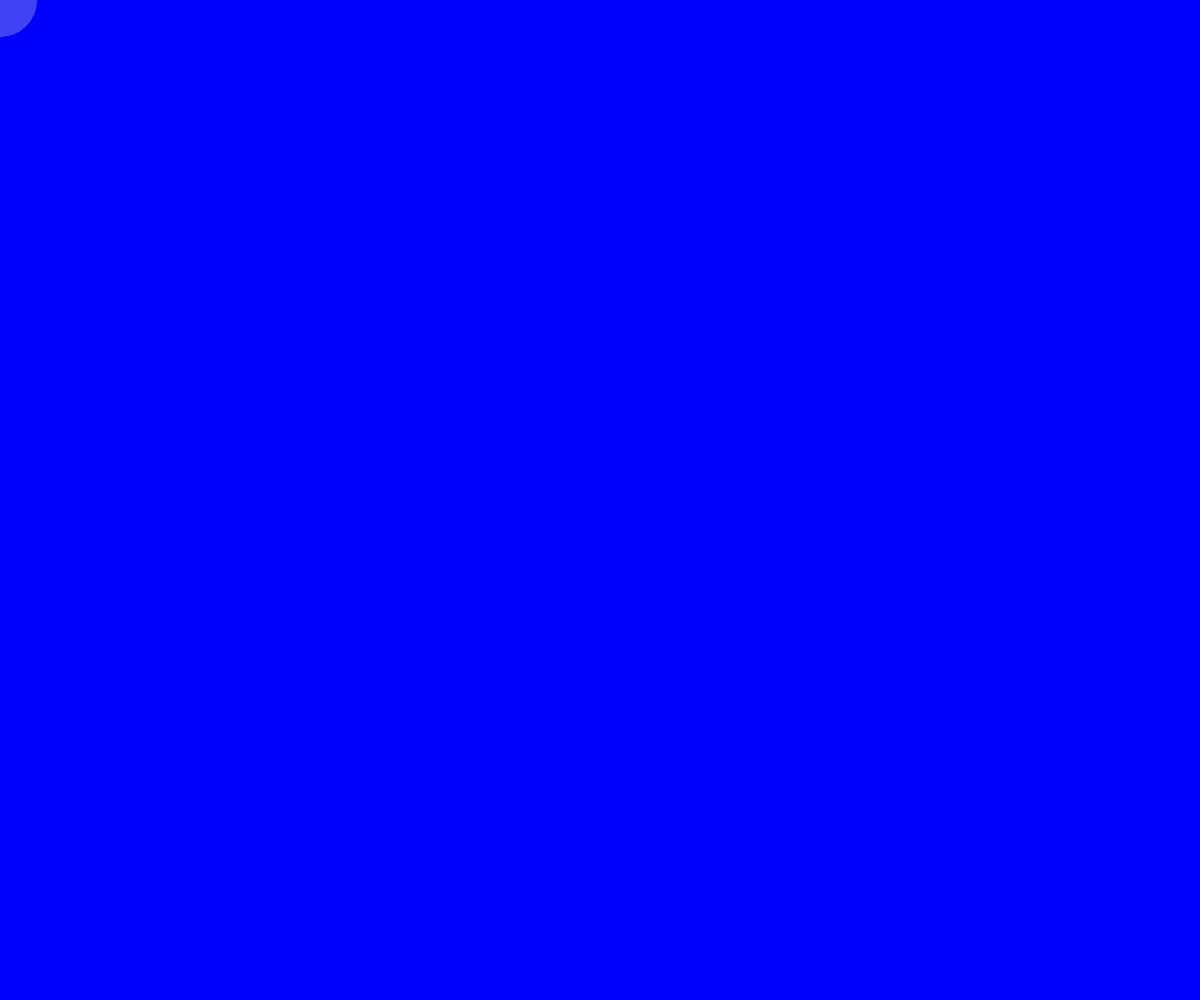
Frame 1 (no input)
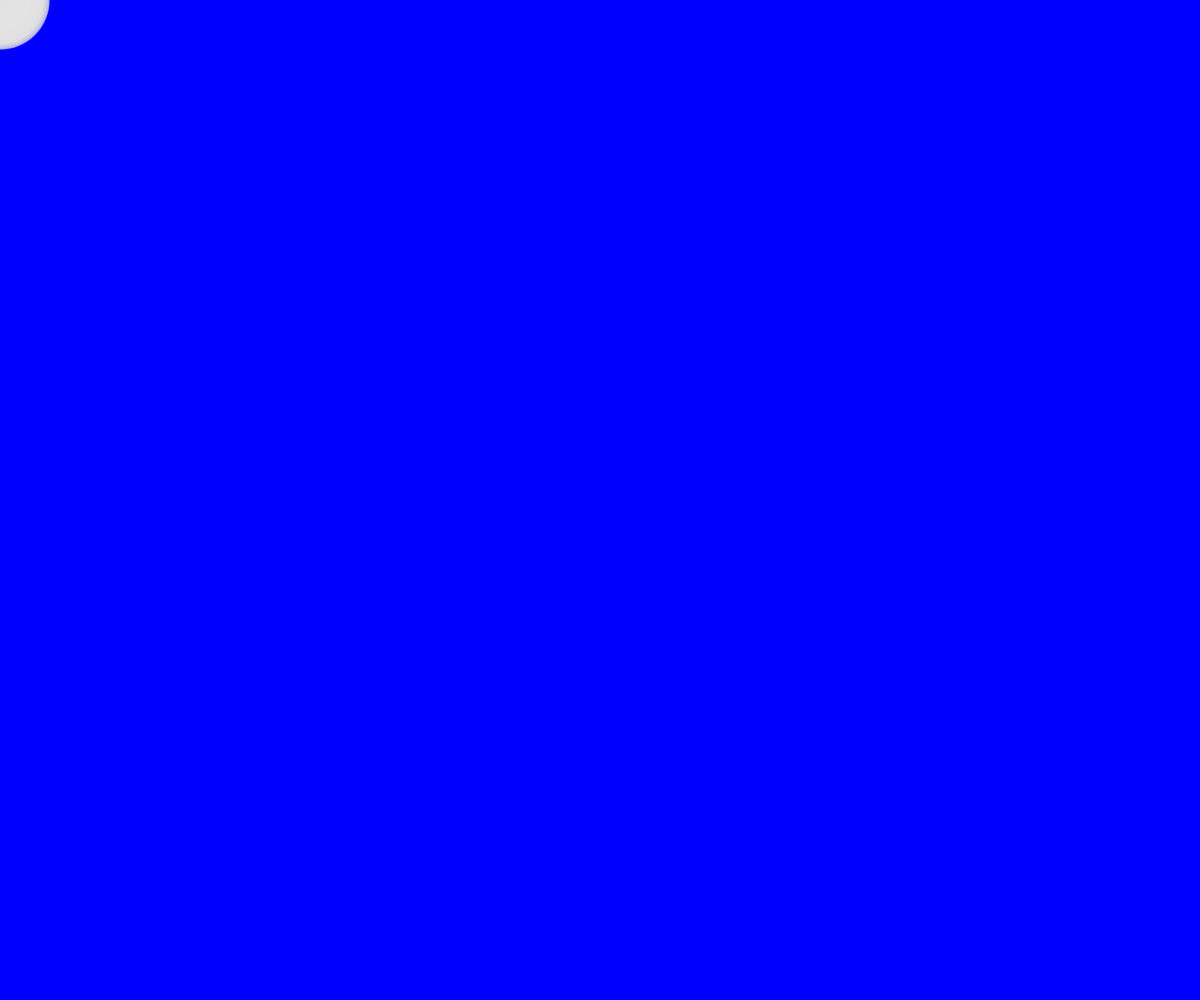
Frame 60 (no input)
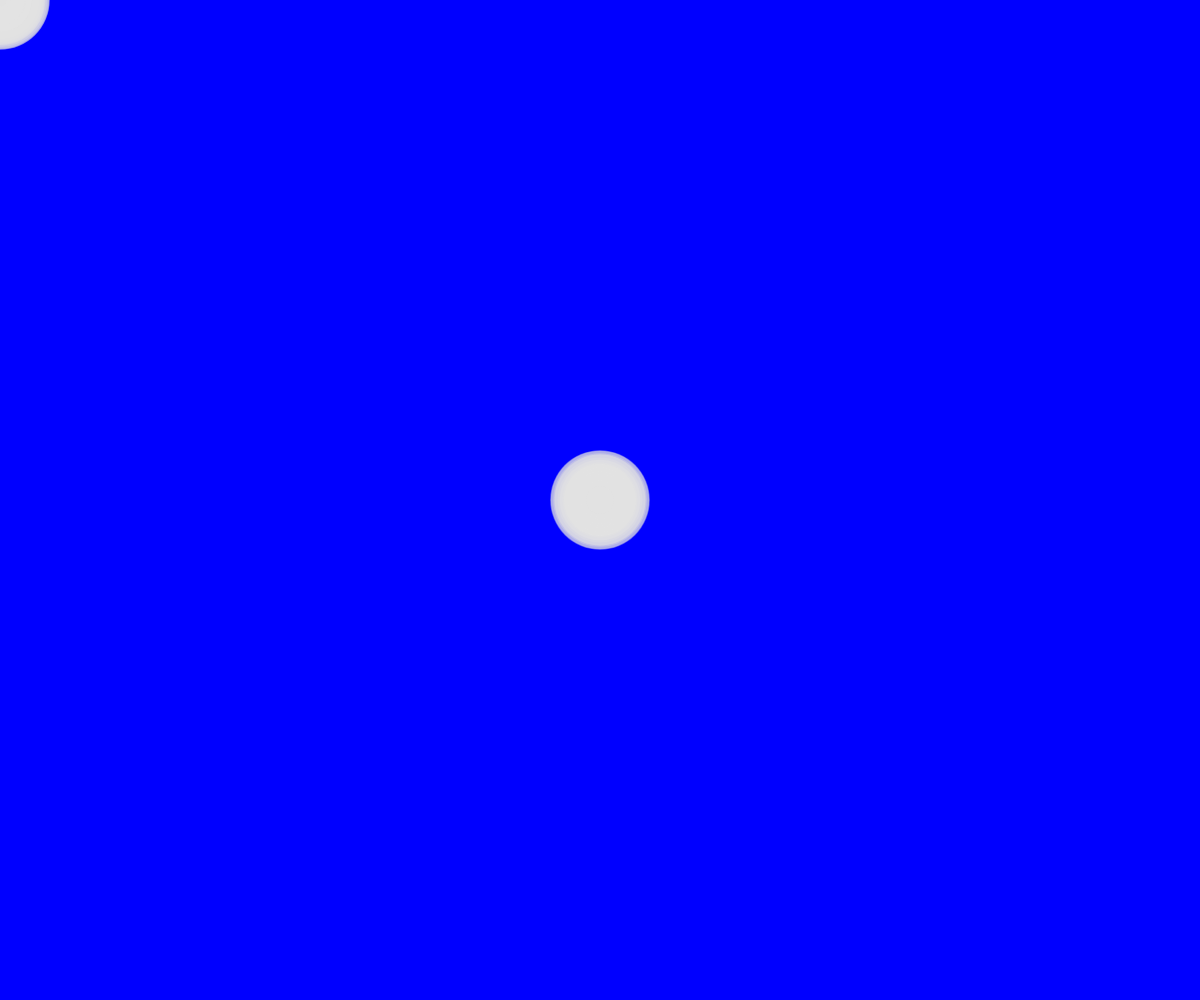
Frame 120 (the mouse pressed at the canvas centre since frame 60)

The p5.js sketch that drew these frames (run headless with seeded random() and noise() and a simulated clock; from frame 60 on, the mouse is pressed at the canvas centre):

// p5.js sketch
// ── sketch.js
var d;

function setup() {
  createCanvas(windowWidth, windowHeight);
  background(0,0,255);
  //sirve para otra cosa: frameRate(2);
}

function draw() {
  d = random(10,100);
  noStroke();
  fill(225,d);
  ellipse (mouseX,mouseY,d,d);
}
